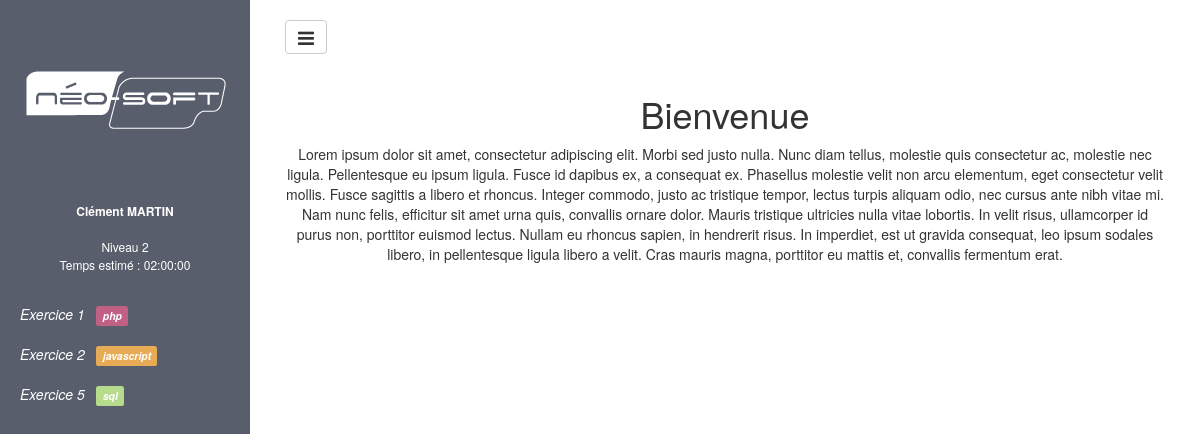
Page /?p=test&test_id= (signed in) on the committed database.
### tables this page shows
CREATE TABLE IF NOT EXISTS `Developer` (
  `id` int(10) unsigned NOT NULL AUTO_INCREMENT,
  `lastName` varchar(255) NOT NULL,
  `firstName` varchar(255) NOT NULL,
  `username` varchar(255) NOT NULL,
  `password` varchar(255) NOT NULL,
  `id_test` int(11) NOT NULL,
  PRIMARY KEY (`id`)
);

CREATE TABLE IF NOT EXISTS `Level` (
  `id` int(50) unsigned NOT NULL AUTO_INCREMENT,
  `label` varchar(255) NOT NULL,
  PRIMARY KEY (`id`)
);

CREATE TABLE IF NOT EXISTS `Exercise` (
  `id` int(50) unsigned NOT NULL AUTO_INCREMENT,
  `time` time NOT NULL,
  `id_language` int(11) NOT NULL,
  `title` varchar(255) NOT NULL,
  `detail` longtext NOT NULL,
  PRIMARY KEY (`id`)
);

CREATE TABLE IF NOT EXISTS `Language` (
  `id` int(50) unsigned NOT NULL AUTO_INCREMENT,
  `label` varchar(255) NOT NULL,
  PRIMARY KEY (`id`)
);

CREATE TABLE IF NOT EXISTS `Test` (
  `id` int(50) unsigned NOT NULL AUTO_INCREMENT,
  `id_level` int(10) NOT NULL,
  `detail` text NOT NULL,
  PRIMARY KEY (`id`)
);

### controller/test.php (called while the page is built, shortened)
<?php
$developer_id = $_SESSION['auth'];
$developer = App\Table\Developer::find($developer_id);
$test = $developer->getTest();
include_once '../vue/template/test.php';

### app/Autoloader.php (called while the page is built, shortened)
<?php
class Autoloader{
    static function autoload($class){
        if(strpos($class, __NAMESPACE__.'\\') === 0){
            $class = str_replace(__NAMESPACE__.'\\', '', $class);
            $class = str_replace('\\', '/', $class);
        }
    }
}

### app/App.php (called while the page is built, shortened)
<?php
class App {
    private static $database;
    public static function getDB(){
        if( self::$database === null){
            self::$database = new Database(self::DB_NAME, self::DB_USER, self::DB_PASS, self::DB_HOST);
        }
        return self::$database;
    }
}

### app/Table/Table.php (called while the page is built, shortened)
<?php
class Table {
    protected static $table;
    public static function find($id){
        $parameters = ['id' => $id];
        $statement = 'SELECT * FROM '.static::$table.' WHERE id = :id ';
        $result = App::getDB()->prepare($statement, static::class, $parameters);
        return $result[0];
    }
}

### app/Database.php (called while the page is built, shortened)
<?php
class Database{
    private $db_name;
    private $db_user;
    private $db_pass;
    private $db_host;
    public function __construct($db_name, $db_user = 'root', $db_pass = 'amc56', $db_host = 'localhost'){
        $this->db_name = $db_name;
        $this->db_user = $db_user;
        $this->db_pass = $db_pass;
        $this->db_host = $db_host;
    }
    private function getPDO(){
        $pdo = new PDO('mysql:dbname='.$this->db_name.';host='.$this->db_host, $this->db_user, $this->db_pass, array(PDO::MYSQL_ATTR_INIT_COMMAND => "SET NAMES utf8"));
        $pdo->setAttribute(\PDO::ATTR_ERRMODE, \PDO::ERRMODE_EXCEPTION);
        return $pdo;
    }
    public function prepare($statement, $className, $parameters = [], $execute = false){
        $req = $this->getPDO()->prepare($statement);
        if(sizeof($parameters)){
            $req->execute($parameters);
        }
        return ($execute == false) ? $req->fetchAll(\PDO::FETCH_CLASS, $className) : true;
    }
}

### app/Table/Developer.php (called while the page is built, shortened)
<?php
class Developer extends Table{
    private $firstName;
    private $lastName;
    private $test;
    public function getFirstName(){
        return $this->firstName;
    }
    public function getLastName(){
        return $this->lastName;
    }
    public function getTest(){
        if(property_exists($this, 'id_test') && $this->test == NULL){
            $this->test = Test::find($this->id_test);
        }
        return $this->test;
    }
}

### app/Table/Test.php (called while the page is built, shortened)
<?php
class Test extends Table{
    private $id;
    private $detail;
    private $level;
    private $totalTime;
    protected static $table = 'Test';
    public function getId(){
        return $this->id;
    }
    public function getDetail(){
        return $this->detail;
    }
    public function getLevel(){
        if(property_exists($this, 'id_level') && $this->level == NULL) {
            $this->level = Level::find($this->id_level);
        }
        return $this->level;
    }
    public function getExercises(){
        $parameters = ['id' => $this->id];
        $statement = '
            SELECT Exercise.id, Exercise.title, Exercise.detail, Exercise.time, Exercise.id_language
            FROM  Exercise
            JOIN Asso_Test_Exercise ON Exercise.id = Asso_Test_Exercise.id_exercise
            JOIN Test ON Asso_Test_Exercise.id_test = Test.id
            WHERE Test.id = :id
        ';
        $results = App::getDB()->prepare($statement, Exercise::class, $parameters);
        return $results;
    }
    public function getTotalTime() {
        return $this->totalTime;
    }
    public static function find($id){
        $parameters = ['id' => $id];
        $statement = '
            SELECT Test.id, Test.detail, Test.id_level, SEC_TO_TIME(SUM(TIME_TO_SEC(Exercise.time))) AS totalTime
            FROM '.static::$table.'
            JOIN Asso_Test_Exercise ON Test.id = Asso_Test_Exercise.id_test
            JOIN Exercise ON Asso_Test_Exercise.id_exercise = Exercise.id
            WHERE Test.id = :id
        ';
        $result = App::getDB()->prepare($statement, static::class, $parameters);
        return $result[0];
    }
}

### app/Table/Level.php (called while the page is built, shortened)
<?php
class Level extends Table{
    private $label;
    public function getLabel(){
        return $this->label;
    }
}

### app/Table/Exercise.php (called while the page is built, shortened)
<?php
class Exercise extends Table{
    private $id;
    private $title;
    private $language;
    public function getId(){
        return $this->id;
    }
    public function getTitle(){
        return $this->title;
    }
    public function getLanguage(){
        if(property_exists($this, 'id_language') && $this->language == NULL){
            $this->language = Language::find($this->id_language);
        }
        return $this->language;
    }
}

### app/Table/Language.php (called while the page is built, shortened)
<?php
class Language extends Table{
    private $label;
    public function getLabel(){
        return $this->label;
    }
}

### vue/template/test.php (the view, shortened to what this page needs)
<!DOCTYPE html>
<html lang="fr">
<head>
    <link href="//maxcdn.bootstrapcdn.com/bootstrap/3.3.1/css/bootstrap.min.css" rel="stylesheet">
    <link rel="stylesheet" href="css/font-awesome/css/font-awesome.min.css">
    <link rel="stylesheet" href="css/style.css">
</head>
<body>
<div id="wrapper">
    <div id="sidebar-wrapper">
        <ul class="sidebar-nav">
            <li class="sidebar-brand">
                <a href="#">
                    <img src="images/Logo-NEO-SOFT.png" alt="Neo Soft" class="sidebar-brand-logo"/>
                </a>
            </li>
            <li class="sidebar-small-info" >
                <a href="#">
                    <strong><strong><?php echo $developer->getFirstName(); ?>  <?php echo $developer->getLastName()?></strong><br/></strong><br/>
                    <?php echo $test->getLevel()->getLabel();?><br/>
                    Temps estimé : <?php echo $test->getTotalTime(); ?>
                </a>
            </li>
            <?php foreach ($test->getExercises() as $testExercise): ?>
                <li>
                    <a href="?p=exercise&test_id=<?php echo $test->getId(); ?>&exercise_id=<?php echo $testExercise->getId(); ?>">
                        <i>
                            <?php echo $testExercise->getTitle(); ?>
                            &nbsp;&nbsp;<span class="label label-<?php echo $testExercise->getLanguage()->getLabel();?>"><?php echo $testExercise->getLanguage()->getLabel(); ?></span>
                        </i>
                    </a>
                </li>
            <?php endforeach; ?>
        </ul>
    </div>
    <div id="page-content-wrapper">
        <div class="container-fluid">
            <div class="row">
                <div class="col-lg-12">
                    <a href="#menu-toggle" class="btn btn-default" id="menu-toggle"><i class="fa fa-lg fa-bars"></i> </a>
                </div>
                <div class="col-xs-12 mg-top-20">
                    <h1>Bienvenue</h1>
                    <p><?php echo $test->getDetail();?></p></div>
            </div>
        </div>
    </div>
</div>
</body>
</html>

### public/css/style.css (style rules this page uses)
.mg-top-20 { margin-top: 20px; }
#wrapper { padding-left: 0; -webkit-transition: all 0.5s ease; -moz-transition: all 0.5s ease; -o-transition: all 0.5s ease; transition: all 0.5s ease; }
#sidebar-wrapper { z-index: 1000; position: fixed; left: 250px; width: 0; height: 100%; margin-left: -250px; overflow-y: auto; background: #595e6c; -webkit-transition: all 0.5s ease; -moz-transition: all 0.5s ease; -o-transition: all 0.5s ease; transition: all 0.5s ease; }
#page-content-wrapper { width: 100%; position: absolute; padding: 15px; }
.sidebar-nav { position: absolute; top: 0; width: 250px; margin: 0; padding: 0; list-style: none; }
.sidebar-nav li { text-indent: 20px; line-height: 40px; }
.sidebar-nav li a { display: block; text-decoration: none; color: #ffffff; }
.sidebar-nav > .sidebar-brand { font-size: 18px; line-height: 60px; }
.sidebar-nav > .sidebar-brand, .sidebar-nav > .sidebar-small-info { text-align: center; text-indent: 0; }
.sidebar-nav > .sidebar-small-info { font-size: 12px; line-height: 18px; margin: 0 0 20px; }
.sidebar-nav > .sidebar-brand a, .sidebar-nav > .sidebar-small-info a { color: #ffffff; }
.col-xs-12 .mg-top-20, h1, p { text-align: center; }
@media (min-width:768px) { #wrapper { padding-left: 250px; } }
@media (min-width:768px) { #sidebar-wrapper { width: 250px; } }
@media (min-width:768px) { #page-content-wrapper { padding: 20px; position: relative; } }
.label-php { background-color: #c16085; }
.label-sql { background-color: #b6db8b; }
.label-javascript { background-color: #e8ab55; }

### rows in the picture
developer: firstName "Clément", lastName "MARTIN"
level: label "Niveau 2"
exercise: title "Exercice 1", id_language.label "php"
exercise: title "Exercice 2", id_language.label "javascript"
exercise: title "Exercice 5", id_language.label "sql"
test: detail "Lorem ipsum dolor sit amet, consectetur adipiscing elit. Morbi sed justo nulla. Nunc diam tellus, molestie quis consectetur ac, molestie nec ligula. Pellentesque eu ipsum ligula. Fusce id dapibus ex, a consequat ex. Phasellus molestie velit non arcu elementum, eget consectetur velit mollis. Fusce sagittis a libero et rhoncus. Integer commodo, justo ac tristique tempor, lectus turpis aliquam odio, nec cursus ante nibh vitae mi. Nam nunc felis, efficitur sit amet urna quis, convallis ornare dolor. Mauris tristique ultricies nulla vitae lobortis. In velit risus, ullamcorper id purus non, porttitor euismod lectus. Nullam eu rhoncus sapien, in hendrerit risus. In imperdiet, est ut gravida…"

### other values in the picture
$test->getTotalTime() "02:00:00"
